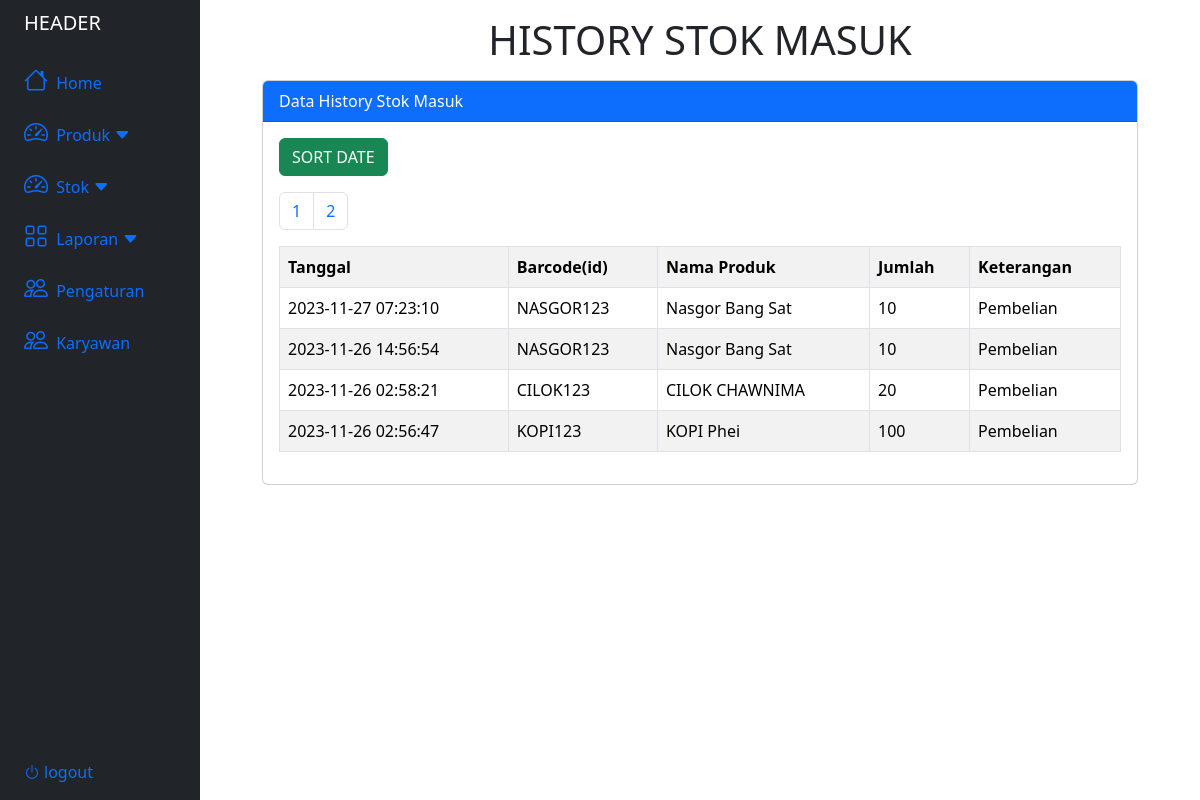
Page /laporan/sm_history.php?page=2 on the committed database.
### tables this page shows
CREATE TABLE `stokmasuk` (
  `id_sm` int(11) NOT NULL,
  `tanggal` timestamp NOT NULL DEFAULT current_timestamp(),
  `id_produk` varchar(50) NOT NULL,
  `jumlah` int(11) NOT NULL,
  `id_keterangan` int(50) NOT NULL
);

CREATE TABLE `produk` (
  `id_produk` varchar(50) NOT NULL,
  `nama_produk` varchar(50) NOT NULL,
  `satuan` int(50) NOT NULL,
  `kategori` int(50) NOT NULL,
  `harga` int(50) NOT NULL,
  `stok` int(50) NOT NULL DEFAULT 0
);

CREATE TABLE `keteranganmasuk` (
  `id_km` int(11) NOT NULL,
  `nama_km` varchar(50) NOT NULL
);

### laporan/sm_history.php (the view, shortened to what this page needs)
<?php
include("../database.php");
?>
<!DOCTYPE html>
<html lang="en">
<head>
    <link rel="stylesheet" href="https://cdnjs.cloudflare.com/ajax/libs/font-awesome/6.0.0/css/all.min.css">
    <link rel="stylesheet" href="https://cdn.jsdelivr.net/npm/bootstrap-icons@1.11.1/font/bootstrap-icons.css">
    <link href="https://cdn.jsdelivr.net/npm/bootstrap@5.3.2/dist/css/bootstrap.min.css" rel="stylesheet">
    <link rel="stylesheet" href="produkStyle.css">
</head>
<body>
    <div class="container-fluid">
        <div class="row flex-nowrap">
            <?php
            include("../header.php");
            ?>
            <div class="container col-9">
                <h1 class="text-center mt-3">HISTORY STOK MASUK</h1>
                <div class="card mt-3">
                    <div class="card-header bg-primary text-white">
                        Data History Stok Masuk
                    </div>
                    <div class="card-body">
                        <button type="button" class="btn btn-success mb-3" data-bs-toggle="modal" data-bs-target="#dateModal">
                            SORT DATE
                        </button>
                        <table class="table table-bordered table-striped table-hover">
                            <tr>
                                <th>Tanggal</th>
                                <th>Barcode(id)</th>
                                <th>Nama Produk</th>
                                <th>Jumlah</th>
                                <th>Keterangan</th>
                            </tr>
                            <?php
                            $limit = 10;
                            $page = isset($_GET['page']) ? $_GET['page'] : 1;
                            $start = ($page - 1) * $limit;
                            $tampil = mysqli_query($conn, "SELECT * FROM stokmasuk ORDER BY id_sm DESC LIMIT $start, $limit");
                            while ($data = mysqli_fetch_array($tampil)) :
                                $produk = mysqli_query($conn, "SELECT * FROM produk WHERE id_produk = '$data[id_produk]'");
                                $data_produk = mysqli_fetch_assoc($produk);
                                $keterangan = mysqli_query($conn, "SELECT * FROM keteranganmasuk WHERE id_km = '$data[id_keterangan]'");
                                $data_keterangan = mysqli_fetch_assoc($keterangan);
                            ?>
                                <tr>
                                    <td><?= $data['tanggal'] ?></td>
                                    <td><?= $data_produk['id_produk'] ?></td>
                                    <td><?= $data_produk['nama_produk'] ?></td>
                                    <td><?= $data['jumlah'] ?></td>
                                    <td><?= $data_keterangan['nama_km'] ?></td>
                                </tr>
                            <?php endwhile; ?>
                            <?php
                            $result_count = mysqli_query($conn, "SELECT COUNT(id_sm) AS total FROM stokmasuk");
                            $row = mysqli_fetch_assoc($result_count);
                            $total_records = $row['total'];
                            $total_pages = ceil($total_records / $limit);
                            echo "<ul class='pagination'>";
                            for ($i = 1; $i <= $total_pages; $i++) {
                                echo "<li class='page-item'><a class='page-link' href='sm_history.php?page=$i'>$i</a></li>";
                            }
                            echo "</ul>";
                            ?>
                        </table>
                    </div>
                </div>
            </div>
        </div>
    </div>
</body>
</html>

### rows in the picture
stokmasuk: tanggal "2023-11-27 07:23:10", id_produk.id_produk "NASGOR123", id_produk.nama_produk "Nasgor Bang Sat", jumlah "10", id_keterangan.nama_km "Pembelian"
stokmasuk: tanggal "2023-11-26 14:56:54", id_produk.id_produk "NASGOR123", id_produk.nama_produk "Nasgor Bang Sat", jumlah "10", id_keterangan.nama_km "Pembelian"
stokmasuk: tanggal "2023-11-26 02:58:21", id_produk.id_produk "CILOK123", id_produk.nama_produk "CILOK CHAWNIMA", jumlah "20", id_keterangan.nama_km "Pembelian"
stokmasuk: tanggal "2023-11-26 02:56:47", id_produk.id_produk "KOPI123", id_produk.nama_produk "KOPI Phei", jumlah "100", id_keterangan.nama_km "Pembelian"
